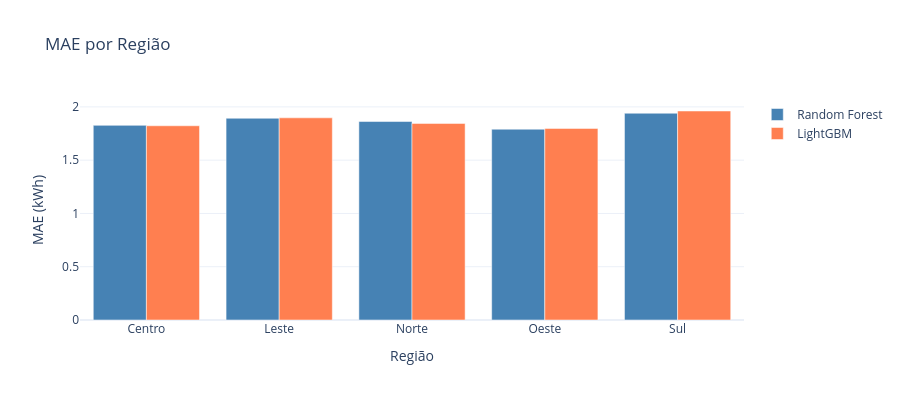

The notebook cell this image was saved under:
### Code cell
# Erro por região
error_by_region = predictions.groupby('region').agg(
    mae_rf=('error_rf', lambda x: np.abs(x).mean()),
    mae_lgb=('error_lgb', lambda x: np.abs(x).mean()),
    count=('client_id', 'count')
).reset_index()

fig = go.Figure()
fig.add_trace(go.Bar(name='Random Forest', x=error_by_region.region, y=error_by_region.mae_rf,
                     marker_color='steelblue'))
fig.add_trace(go.Bar(name='LightGBM', x=error_by_region.region, y=error_by_region.mae_lgb,
                     marker_color='coral'))

fig.update_layout(
    title='MAE por Região', xaxis_title='Região', yaxis_title='MAE (kWh)',
    barmode='group', height=400, template='plotly_white'
)
fig.show()

### Figure 1 — Plotly figure (JSON) as saved in the notebook; plotly's stock layout.template omitted (floating-point values rounded to 4 significant figures)
{"data": [{"marker": {"color": "steelblue"}, "name": "Random Forest", "type": "bar", "x": ["Centro", "Leste", "Norte", "Oeste", "Sul"], "y": [1.827, 1.893, 1.862, 1.791, 1.94]}, {"marker": {"color": "coral"}, "name": "LightGBM", "type": "bar", "x": ["Centro", "Leste", "Norte", "Oeste", "Sul"], "y": [1.823, 1.897, 1.845, 1.798, 1.961]}], "layout": {"barmode": "group", "height": 400, "title": {"text": "MAE por Região"}, "xaxis": {"title": {"text": "Região"}}, "yaxis": {"title": {"text": "MAE (kWh)"}}}}
